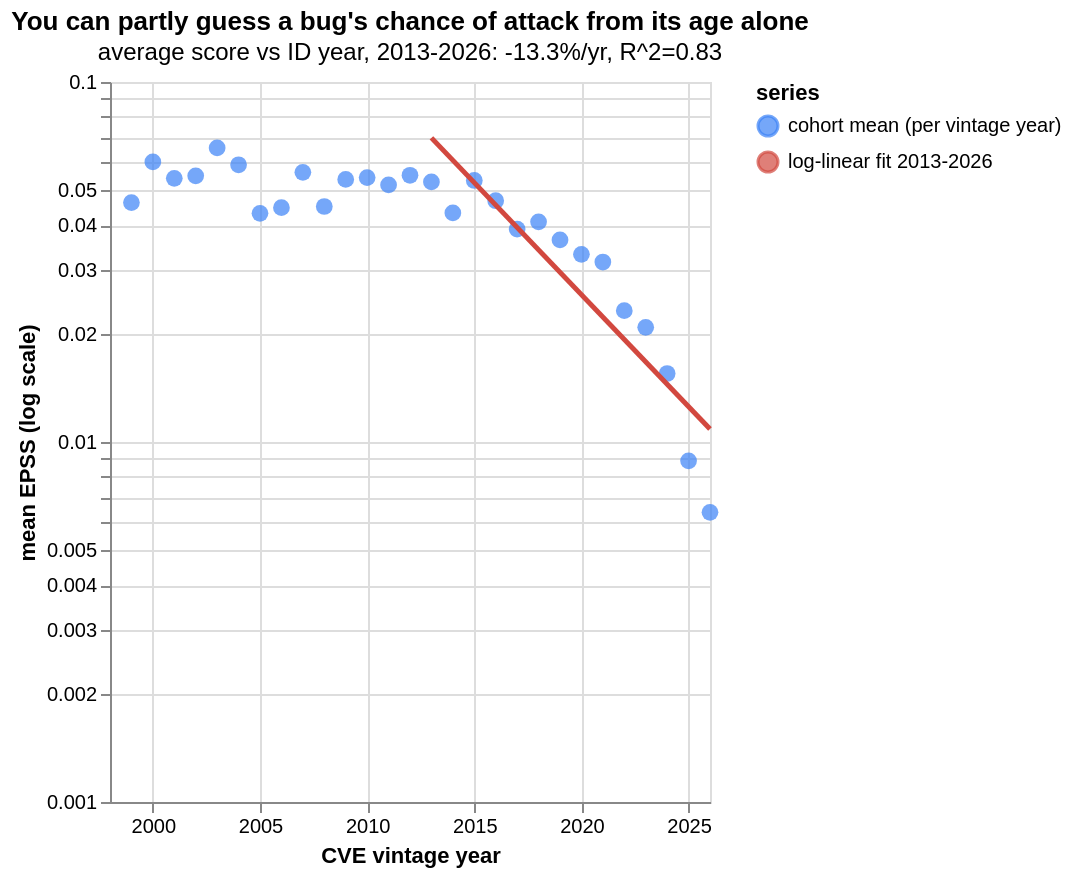

Write the Vega-Lite specification saved for this chart.
### Vega-Lite specification from a JSON file in a GitHub repository (floating-point values rounded to 4 significant figures)
{"$schema": "https://vega.github.io/schema/vega-lite/v5.json", "width": "container", "height": 360, "title": {"text": "You can partly guess a bug's chance of attack from its age alone", "subtitle": "average score vs ID year, 2013-2026: -13.3%/yr, R^2=0.83"}, "layer": [{"data": {"values": [{"year": 1999, "mean": 0.04623, "series": "cohort mean (per vintage year)"}, {"year": 2000, "mean": 0.05998, "series": "cohort mean (per vintage year)"}, {"year": 2001, "mean": 0.05401, "series": "cohort mean (per vintage year)"}, {"year": 2002, "mean": 0.05489, "series": "cohort mean (per vintage year)"}, {"year": 2003, "mean": 0.06561, "series": "cohort mean (per vintage year)"}, {"year": 2004, "mean": 0.0589, "series": "cohort mean (per vintage year)"}, {"year": 2005, "mean": 0.04317, "series": "cohort mean (per vintage year)"}, {"year": 2006, "mean": 0.04476, "series": "cohort mean (per vintage year)"}, {"year": 2007, "mean": 0.05612, "series": "cohort mean (per vintage year)"}, {"year": 2008, "mean": 0.0451, "series": "cohort mean (per vintage year)"}, {"year": 2009, "mean": 0.05364, "series": "cohort mean (per vintage year)"}, {"year": 2010, "mean": 0.05427, "series": "cohort mean (per vintage year)"}, {"year": 2011, "mean": 0.05178, "series": "cohort mean (per vintage year)"}, {"year": 2012, "mean": 0.05507, "series": "cohort mean (per vintage year)"}, {"year": 2013, "mean": 0.05279, "series": "cohort mean (per vintage year)"}, {"year": 2014, "mean": 0.04329, "series": "cohort mean (per vintage year)"}, {"year": 2015, "mean": 0.05326, "series": "cohort mean (per vintage year)"}, {"year": 2016, "mean": 0.04679, "series": "cohort mean (per vintage year)"}, {"year": 2017, "mean": 0.03903, "series": "cohort mean (per vintage year)"}, {"year": 2018, "mean": 0.04089, "series": "cohort mean (per vintage year)"}, {"year": 2019, "mean": 0.03643, "series": "cohort mean (per vintage year)"}, {"year": 2020, "mean": 0.03321, "series": "cohort mean (per vintage year)"}, {"year": 2021, "mean": 0.03162, "series": "cohort mean (per vintage year)"}, {"year": 2022, "mean": 0.02317, "series": "cohort mean (per vintage year)"}, {"year": 2023, "mean": 0.02083, "series": "cohort mean (per vintage year)"}, {"year": 2024, "mean": 0.0155, "series": "cohort mean (per vintage year)"}, {"year": 2025, "mean": 0.008866, "series": "cohort mean (per vintage year)"}, {"year": 2026, "mean": 0.006378, "series": "cohort mean (per vintage year)"}]}, "mark": {"type": "point", "filled": true, "size": 70}, "encoding": {"x": {"field": "year", "type": "quantitative", "title": "CVE vintage year", "scale": {"zero": false}, "axis": {"format": "d"}}, "y": {"field": "mean", "type": "quantitative", "title": "mean EPSS (log scale)", "scale": {"type": "log"}}, "color": {"field": "series", "type": "nominal", "title": "series", "scale": {"domain": ["cohort mean (per vintage year)", "log-linear fit 2013-2026"], "range": ["#3b82f6", "#d2483f"]}}, "tooltip": [{"field": "year", "type": "quantitative", "title": "year"}, {"field": "mean", "type": "quantitative", "title": "mean EPSS", "format": ".4f"}]}}, {"data": {"values": [{"year": 2013.0, "fitted": 0.06996, "series": "log-linear fit 2013-2026"}, {"year": 2026.0, "fitted": 0.01087, "series": "log-linear fit 2013-2026"}]}, "mark": {"type": "line", "strokeWidth": 2.5}, "encoding": {"x": {"field": "year", "type": "quantitative"}, "y": {"field": "fitted", "type": "quantitative", "scale": {"type": "log"}}, "color": {"field": "series", "type": "nominal", "scale": {"domain": ["cohort mean (per vintage year)", "log-linear fit 2013-2026"], "range": ["#3b82f6", "#d2483f"]}}}}]}
